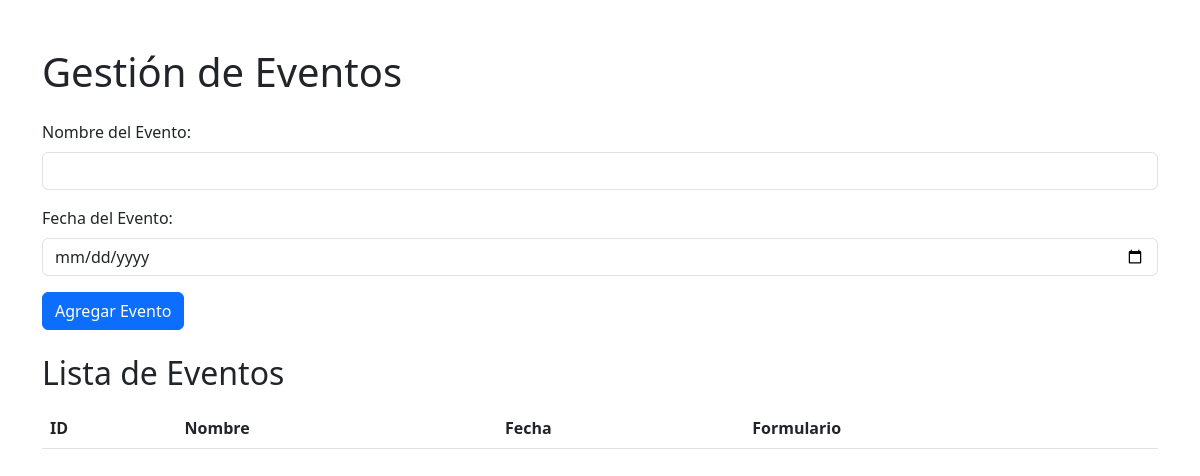
Before: /eventos with the older database file.
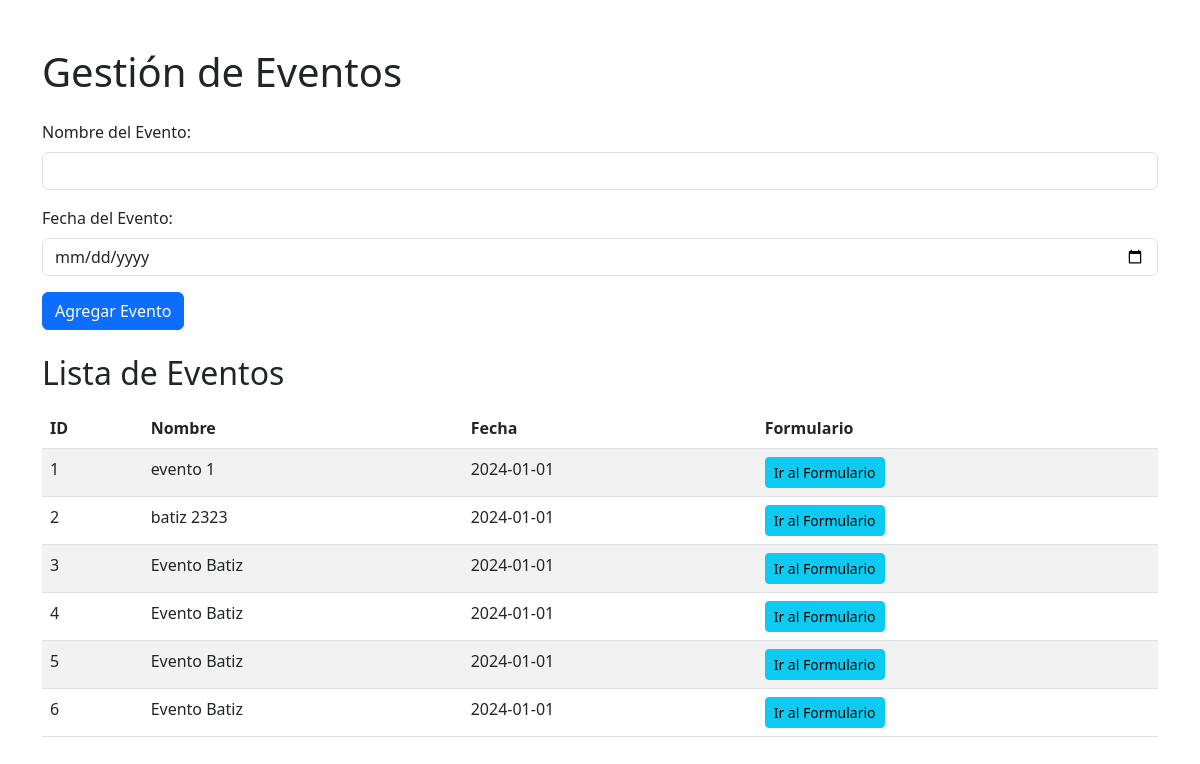
After: the same page with the newer database file.
### app.py (models this page shows)
class Evento(db.Model):
    id = db.Column(db.Integer, primary_key=True)
    nombre = db.Column(db.String(100), nullable=False)
    fecha = db.Column(db.String(100), nullable=False)
    boletos = db.relationship('Boleto', backref='evento', lazy=True)

### app.py (the view, shortened to what this page needs)
@app.route('/eventos', methods=['GET', 'POST'])
def eventos():
    eventos = Evento.query.all()
    return render_template('eventos.html', eventos=eventos)

### templates/eventos.html (shortened to what this page needs)
<!DOCTYPE html>
<html lang="es">
  <head>
    <link
      href="https://cdn.jsdelivr.net/npm/bootstrap@5.3.0-alpha1/dist/css/bootstrap.min.css"
      rel="stylesheet"
    />
  </head>
  <body>
    <div class="container mt-5">
      <h1 class="mb-4">Gestión de Eventos</h1>
      <form action="/eventos" method="POST" class="mb-4">
        <div class="mb-3">
          <label for="nombre" class="form-label">Nombre del Evento:</label>
          <input
            type="text"
            id="nombre"
            name="nombre"
            class="form-control"
            required
          />
        </div>
        <div class="mb-3">
          <label for="fecha" class="form-label">Fecha del Evento:</label>
          <input
            type="date"
            id="fecha"
            name="fecha"
            class="form-control"
            required
          />
        </div>
        <button type="submit" class="btn btn-primary">Agregar Evento</button>
      </form>
      <h2 class="mb-3">Lista de Eventos</h2>
      <table class="table table-striped">
        <thead>
          <tr>
            <th>ID</th>
            <th>Nombre</th>
            <th>Fecha</th>
            <th>Formulario</th>
          </tr>
        </thead>
        <tbody>
          {% for evento in eventos %}
          <tr>
            <td>{{ evento.id }}</td>
            <td>{{ evento.nombre }}</td>
            <td>{{ evento.fecha }}</td>
            <td>
              <a
                href="{{ url_for('formulario', evento_id=evento.id) }}"
                class="btn btn-info btn-sm"
                >Ir al Formulario</a
              >
            </td>
          </tr>
          {% endfor %}
        </tbody>
      </table>
    </div>
  </body>
</html>

Changed rows visible on the page:
added Evento: id "1", nombre "evento 1", fecha "2024-01-01"
added Evento: id "2", nombre "batiz 2323", fecha "2024-01-01"
added Evento: id "3", nombre "Evento Batiz", fecha "2024-01-01"
added Evento: id "4", nombre "Evento Batiz", fecha "2024-01-01"
added Evento: id "5", nombre "Evento Batiz", fecha "2024-01-01"
added Evento: id "6", nombre "Evento Batiz", fecha "2024-01-01"
